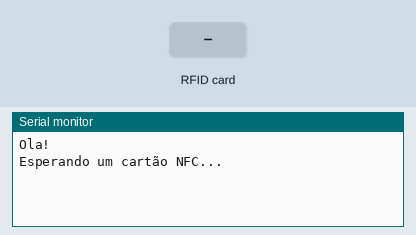
Simulated run of this program. Board: ESP32. Parts: the last lines printed to the serial monitor. The test bench sets the inputs (shaded band). EEPROM starts erased.

Above: at 1.2 s.
1.3 s: RFID card 5E 7A 19 C4 held to the reader
At 2.3 s:
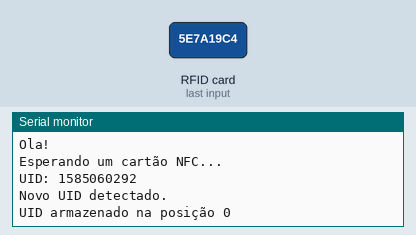
2.8 s: RFID card 5E 7A 19 C4 held to the reader
At 3.6 s:
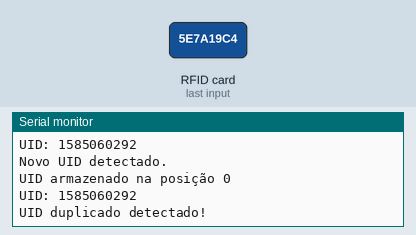

The program:

main.cpp
```cpp
#include <Wire.h>
#include <Adafruit_PN532.h>
#include <Preferences.h>

#define SDA_PIN 21
#define SCL_PIN 22

Adafruit_PN532 nfc(SDA_PIN, SCL_PIN);
Preferences preferences;  // Objeto para acessar a memória flash

const int maxUIDs = 10;  // Quantidade máxima de UIDs a serem armazenados

void setup(void) {
  Serial.begin(115200);
  Serial.println("Ola!");

  nfc.begin();

  uint32_t versiondata = nfc.getFirmwareVersion();
  if (!versiondata) {
    Serial.print("Não foi possível encontrar o PN53x");
    while (1);
  }

  nfc.SAMConfig();
  Serial.println("Esperando um cartão NFC...");

  // Inicia o NVS
  preferences.begin("UIDs", false);  // Namespace "UIDs", modo leitura/escrita
}

// Função para verificar se o UID já foi lido (é duplicado)
bool isDuplicateUID(unsigned long newUID) {
  for (int i = 0; i < maxUIDs; i++) {
    unsigned long storedUID = preferences.getULong(String(i).c_str(), 0);  // Recupera UID da posição i
    if (storedUID == newUID) {
      return true;  // UID já foi lido
    }
  }
  return false;  // UID não foi lido ainda
}

// Função para limpar a memória flash se o usuário der permissão
void clearMemoryIfAllowed() {
  Serial.println("Memória cheia! Deseja apagar todos os dados? (sim/não)");

  // Espera pela entrada do usuário
  while (!Serial.available()) {
    // Aguarda até que algo seja digitado no terminal
  }

  String resposta = Serial.readStringUntil('\n');  // Lê a resposta do usuário
  resposta.trim();  // Remove espaços extras

  if (resposta.equalsIgnoreCase("sim")) {
    Serial.println("Limpando a memória...");
    preferences.clear();  // Limpa todos os dados armazenados
    preferences.end();     // Fecha o armazenamento NVS
    preferences.begin("UIDs", false);  // Reinicia o armazenamento após limpeza
    Serial.println("Memória foi limpa.");
  } else {
    Serial.println("Memória mantida, nenhum dado foi excluído.");
  }
}

// Função para armazenar o UID no NVS (memória flash)
void storeUID(unsigned long newUID) {
  bool memoriaCheia = true;

  for (int i = 0; i < maxUIDs; i++) {
    unsigned long storedUID = preferences.getULong(String(i).c_str(), 0);
    if (storedUID == 0) {  // Encontra uma posição vazia
      preferences.putULong(String(i).c_str(), newUID);  // Armazena o novo UID
      Serial.print("UID armazenado na posição ");
      Serial.println(i);
      memoriaCheia = false;  // A memória não está cheia, pois encontramos uma posição
      break;
    }
  }

  if (memoriaCheia) {
    // Se chegarmos aqui, a memória está cheia
    clearMemoryIfAllowed();  // Pergunta ao usuário se deseja limpar a memória
  }
}

void loop(void) {
  uint8_t success;
  uint8_t uid[] = { 0, 0, 0, 0, 0, 0, 0 };  // Buffer para armazenar o UID
  uint8_t uidLength;

  success = nfc.readPassiveTargetID(PN532_MIFARE_ISO14443A, uid, &uidLength);

  if (success) {
    // Inicializa o número do UID como unsigned long
    unsigned long numericUID = 0;

    // Converte o UID em um número único
    for (byte i = 0; i < uidLength; i++) {
      numericUID = numericUID * 256 + uid[i];
    }

    // Exibe apenas o UID
    Serial.print("UID: ");
    Serial.println(numericUID);

    // Verifica se o UID é duplicado
    if (isDuplicateUID(numericUID)) {
      Serial.println("UID duplicado detectado!");
    } else {
      Serial.println("Novo UID detectado.");
      storeUID(numericUID);  // Armazena o novo UID na memória flash
    }

    delay(1000);
  }
}
```

Measured:
- after the input at 1.3 s, the serial monitor: prints a new line at once (image 1)
- after the input at 2.8 s, the serial monitor: prints a new line at once (image 2)
